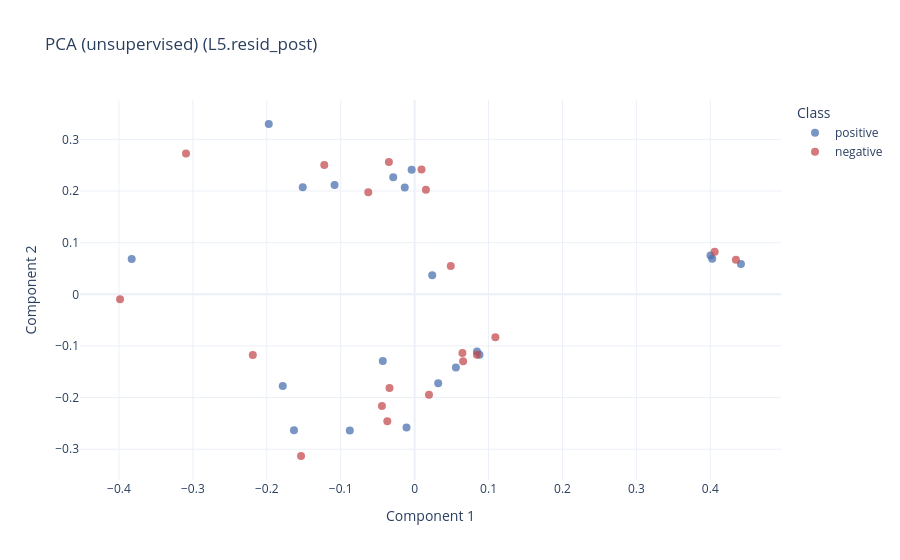

Notebook source saved alongside this figure:
### Markdown cell above
**PCA** is unsupervised: it never sees the labels, it just finds the two directions
of greatest variance. Run it on the same activations and compare.

### Code cell
from sklearn.decomposition import PCA

fig = plot_activation_projection(
    store,
    probe.best_layer,
    PCA(n_components=2),
    label_names=dataset.label_names,
    title="PCA (unsupervised)",
)
save_figure(fig, f"{OUTPUT_DIR}/plots/projection_pca.png")
fig

### Figure 1 — Plotly figure (JSON) as saved in the notebook; plotly's stock layout.template omitted (floating-point values rounded to 4 significant figures)
{"data": [{"customdata": [0, 1, 2, 3, 4, 5, 6, 7, 8, 9, 10, 11, 12, 13, 14, 15, 16, 17, 18, 19], "hovertemplate": "positive<br>example %{customdata}<extra></extra>", "marker": {"color": "#4c72b0", "opacity": 0.75, "size": 8}, "mode": "markers", "name": "positive", "type": "scatter", "x": [-0.3828, -0.1514, 0.05582, 0.08772, 0.4003, -0.01334, -0.01099, -0.004051, 0.03189, -0.08772, -0.1973, 0.02379, -0.1784, -0.02896, 0.08433, 0.4026, -0.1083, -0.04309, 0.4415, -0.1633], "y": [0.06847, 0.2074, -0.1419, -0.1168, 0.07526, 0.2068, -0.2582, 0.2413, -0.1722, -0.2638, 0.3298, 0.03665, -0.1776, 0.2267, -0.1108, 0.06876, 0.2115, -0.1294, 0.05856, -0.2633]}, {"customdata": [20, 21, 22, 23, 24, 25, 26, 27, 28, 29, 30, 31, 32, 33, 34, 35, 36, 37, 38, 39], "hovertemplate": "negative<br>example %{customdata}<extra></extra>", "marker": {"color": "#c44e52", "opacity": 0.75, "size": 8}, "mode": "markers", "name": "negative", "type": "scatter", "x": [-0.3986, -0.03486, 0.01941, 0.1093, 0.4059, 0.01525, -0.03696, 0.009313, 0.08431, 0.06463, -0.3093, 0.04889, -0.2189, -0.06273, -0.03397, 0.06559, -0.1222, -0.04427, 0.4347, -0.1537], "y": [-0.009365, 0.2561, -0.1943, -0.08321, 0.08255, 0.2024, -0.2461, 0.2415, -0.1172, -0.1138, 0.2729, 0.05467, -0.1176, 0.1975, -0.1813, -0.1296, 0.2502, -0.2163, 0.06693, -0.3131]}], "layout": {"legend": {"title": {"text": "Class"}}, "title": {"text": "PCA (unsupervised) (L5.resid_post)"}, "xaxis": {"title": {"text": "Component 1"}}, "yaxis": {"title": {"text": "Component 2"}}}}
